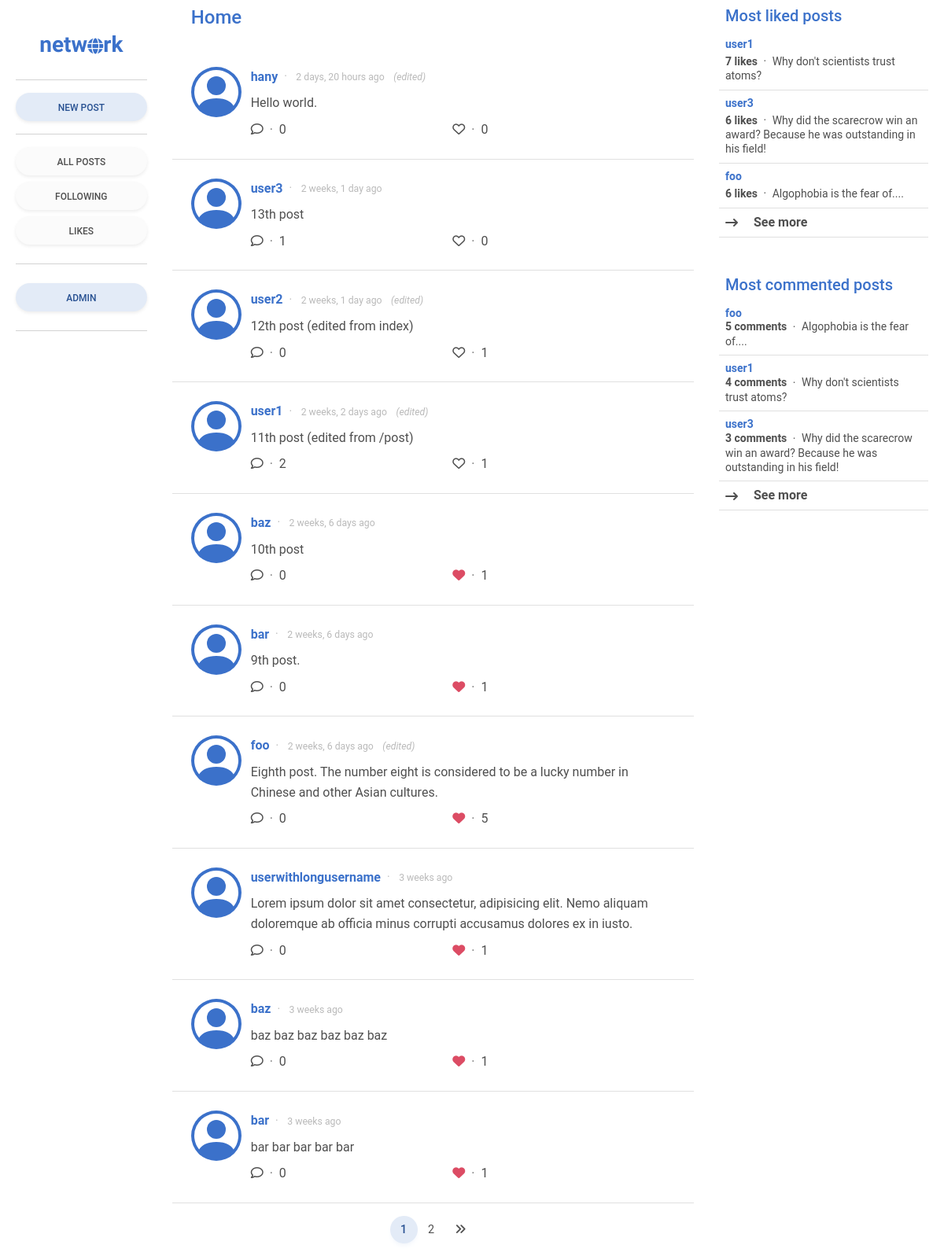
/ (signed in), run on the app's committed database.
### network/models.py (models this page shows, shortened)
class User(AbstractUser):
    pass
    date_joined = models.DateTimeField(auto_now_add=True)
    following = models.ManyToManyField("self", blank=True, related_name="followers", symmetrical=False)
    def most_followed_users():
        users = User.objects.annotate(follower_count=Count('followers'))
        return users.order_by('-follower_count')

class Post(models.Model):
    content = models.CharField(max_length=255)
    poster = models.ForeignKey(User, on_delete=models.CASCADE, related_name="posts")
    likers = models.ManyToManyField(User, blank=True, related_name="likes")
    date_posted = models.DateTimeField(auto_now_add=True)
    edited = models.BooleanField(default=False)
    def most_liked_posts():
        posts = Post.objects.annotate(likes_count=Count('likers'))
        return posts.order_by('-likes_count')
    def most_commented_posts():
        posts = Post.objects.annotate(comment_count=Count('comments'))
        return posts.order_by('-comment_count')
    class Meta:
        ordering = ["-date_posted"]

### network/views.py (the view)
# urls.py: path("", views.index, name="index"),
def index(request):
    most_followed_users = User.most_followed_users()
    most_liked_posts = Post.most_liked_posts()
    most_commented_posts = Post.most_commented_posts()
    posts = Post.objects.all()
    p = Paginator(posts, 10)
    page_number = request.GET.get("page")
    page_posts = p.get_page(page_number)
    return render(request, "network/index.html", {
        "most_followed_users": most_followed_users,
        "most_liked_posts": most_liked_posts,
        "most_commented_posts": most_commented_posts,
        "posts": page_posts,
    })

### network/templates/network/index.html
{% extends "network/layout.html" %}
{% block sidebar_left %}
    {% include "network/sidebar_left.html" %}
{% endblock %}
{% block main %}
    {% url 'index' as index %}
    {% url 'following' as following %}
    {% url 'likes' as likes %}
    {% if request.path == index %}
    {% include "network/posts.html" with posts=posts headline="Home" %}
    {% elif request.path == following %}
    {% include "network/posts.html" with posts=posts headline="Following" %}
    {% elif request.path == likes %}
    {% include "network/posts.html" with posts=posts headline="Likes" %}
    {% elif request.path == login %}
    {% include "network/login.html" %}
    {% elif request.path == register %}
    {% include "network/register.html" %}
    {% endif %}
    {% include "network/pagination.html" with posts=posts %}
{% endblock %}
{% block sidebar_right %}
    {% include "network/sidebar_right.html" %}
{% endblock %}

### network/templates/network/sidebar_left.html (shortened to what this page needs)
    <div class="d-grid gap-2">
        <a href="/" class="h3 mt-3 text-center comfortaa fw-bold">
            netw<i class="fa-solid fa-globe h5"></i>rk
        </a>
    </div>
    <hr>
    {% if user.is_authenticated %}
    <div class="d-grid gap-2">
        <button class="btn btn-secondary btn-rounded shadow-sm" data-mdb-toggle="modal"
            data-mdb-target="#newpost">
            New Post
        </button>
    </div>
    {% endif %}
    <hr>
    <div class="d-grid gap-2">
        {% if user.is_authenticated %}
        <a href="{% url 'index' %}" class="btn btn-light btn-rounded shadow-sm">All Posts</a>
        <a href="{% url 'following' %}" class="btn btn-light btn-rounded shadow-sm">Following</a>
        <a href="{% url 'likes' %}" class="btn btn-light btn-rounded shadow-sm">Likes</a>
        <hr>
        <button class="btn btn-secondary btn-rounded shadow-sm" type="button" id="my_account" data-mdb-toggle="dropdown"
            aria-expanded="false">
            {{ user.username }}
        </button>
        <hr>
        {% endif %}
    </div>

### network/templates/network/posts.html (shortened to what this page needs)
{% load humanize %}
{% if headline %}
<div class="h4 mb-0 pb-4 px-4 pt-2 sticky-top transparan text-primary">
    {{ headline }}
</div>
{% endif %}
{% if not posts %}
<div class="container p-0">
    <h5 class="text-center p-3">
        No posts yet.
    </h5>
</div>
{% else %}
{% for post in posts %}
<div class="container border-bottom post" id="post_id_{{ post.id }}">
    <div class="row p-4">
        <div class="col-auto p-0">
            <a href="{% url 'profile' user=post.poster.username %}">
            </a>
        </div>
        <div class="col align-self-center">
            <a class="row" href="{% url 'post' id=post.id %}">
                <div class="d-flex justify-content-start">
                    <div class="text-primary fw-bold text-decoration-none align-middle">
                        {{ post.poster.username }}
                    </div>
                    <div class="small text-muted opacity-50 align-self-center">
                        <span class="mx-2 align-self-center">&#183;</span>
                        <span class="small align-self-center">{{ post.date_posted|naturaltime }}</span>
                        <span class="ms-2 small align-self-center fst-italic" id="editedStatus_{{ post.id }}">
                            {% if post.edited %}
                            (edited)
                            {% endif %}
                        </span>
                    </div>
                </div>
                <div class="my-2 text-body" id="og_{{post.id}}">{{ post.content }}</div>
            </a>
            <div class="row">
                <div class="row">
                    <div class="col">
                        <div role="button" data-mdb-toggle="modal" data-mdb-target="#comment_list_modal_{{ post.id }}">
                            <i class="fa-regular fa-comment"></i>
                            <span class="mx-1 text-muted">&#183;</span>
                            {% if post.comments.count %}
                            {{ post.comments.count }}
                            {% else %}
                            0
                            {% endif %}
                        </div>
                    </div>
                    <div class="col">
                        <span id="likes_button_{{ post.id }}" role="button" onclick="likePost({{ post.id }})">
                            <i
                            {% if user.is_authenticated %}
                                {% if user in post.likers.all %}
                                class="fa-solid fa-heart text-danger"
                                {% endif %}
                                class="fa-regular fa-heart"
                            {% else %}
                            class="fa-regular fa-heart" role="button" data-mdb-toggle="modal" data-mdb-target="#like_post_{{ post.id }}"
                            {% endif %}>
                            </i>
                        </span>
                        <span class="mx-1 text-muted">&#183;</span>
                        <span role="button" data-mdb-toggle="modal" data-mdb-target="#likers_list_modal_{{ post.id }}" id="likes_number_{{ post.id }}">
                            {% if post.likers.count %}
                            {{ post.likers.count }}
                            {% else %}
                            0
                            {% endif %}
                        </span>
                    </div>
                </div>
            </div>
        </div>
    </div>
</div>
{% endfor %}
{% endif %}

### network/templates/network/sidebar_right.html (shortened to what this page needs)
<div class="mb-5 lh-sm">
    <div class="h5 px-2 text-primary sticky-top transparan">Most liked posts</div>
    <div class="list-group list-group-light list-group-small">
        {% for post in most_liked_posts|slice:":3" %}
        <div class="post p-2 border-bottom small">
            <a href="{% url 'post' id=post.id %}" class="text-body text-decoration-none align-middle">
                <div class="text-primary fw-bold mb-1">{{ post.poster.username }}</div>
                <span class="fw-bold">{{ post.likers.count }} likes</span>
                <span class="mx-1 align-middle">&#183;</span>
                <span>{{post.content}}</span>
            </a>
        </div>
        {% endfor %}
        <div class="fw-bold post p-2 border-bottom" role="button" data-mdb-toggle="modal" data-mdb-target="#most_liked_posts">
            <i class="align-middle me-3 fa-solid fa-arrow-right-long"></i>
            See more
        </div>
    </div>
</div>
<div class="lh-sm">
    <div class="h5 px-2 text-primary">Most commented posts</div>
    <div class="list-group list-group-light list-group-small">
        {% for post in most_commented_posts|slice:":3" %}
        <div class="post p-2 border-bottom small">
            <a href="{% url 'post' id=post.id %}" class="text-body text-decoration-none align-middle">
                <div class="text-primary fw-bold">{{ post.poster.username }}</div>
                <span class="fw-bold">{{ post.comments.count }} comments</span>
                <span class="mx-1 align-middle">&#183;</span>
                {{ post.content }}
            </a>
        </div>
        {% endfor %}
        <div class="fw-bold post p-2 border-bottom" role="button" data-mdb-toggle="modal" data-mdb-target="#most_commented_posts">
            <i class="align-middle me-3 fa-solid fa-arrow-right-long"></i>
            See more
        </div>
    </div>
</div>

### network/static/network/styles.css (style rules this page uses)
.comfortaa { font-family: comfortaa, sans-serif; }
.transparan { background: rgba(255, 255, 255, 0.75); backdrop-filter: blur(2px); }

### data on the page
User: username "ADMIN"
Post: poster.username "hany", date_posted "2 days, 20 hours ago", edited "(edited)", content "Hello world."
Post: poster.username "user3", date_posted "2 weeks, 1 day ago", content "13th post", comments.count "1", shows "0"
Post: poster.username "user2", date_posted "2 weeks, 1 day ago", edited "(edited)", content "12th post (edited from index)", shows "0", likers.count "1"
Post: poster.username "user1", date_posted "2 weeks, 2 days ago", edited "(edited)", content "11th post (edited from /post)", comments.count "2", likers.count "1"
Post: poster.username "baz", date_posted "2 weeks, 6 days ago", content "10th post", likers.count "1"
Post: poster.username "bar", date_posted "2 weeks, 6 days ago", content "9th post.", shows "0", likers.count "1"
Post: poster.username "foo", date_posted "2 weeks, 6 days ago", edited "(edited)", content "Eighth post. The number eight is considered to be a lucky number in Chinese and other Asian cultures.", shows "0", likers.count "5"
Post: poster.username "userwithlongusername", date_posted "3 weeks ago", content "Lorem ipsum dolor sit amet consectetur, adipisicing elit. Nemo aliquam doloremque ab officia minus corrupti accusamus dolores ex in iusto.", shows "0", likers.count "1"
Post: poster.username "baz", date_posted "3 weeks ago", content "baz baz baz baz baz baz", shows "0", likers.count "1"
Post: poster.username "bar", date_posted "3 weeks ago", content "bar bar bar bar bar", shows "0", likers.count "1"
Post: poster.username "user1", likers.count "7", content "Why don't scientists trust atoms?", comments.count "4"
Post: poster.username "user3", likers.count "6", content "Why did the scarecrow win an award? Because he was outstanding in his field!", comments.count "3"
Post: poster.username "foo", likers.count "6", content "Algophobia is the fear of....", comments.count "5"

### other printed values
{{ headline }} "Home"
{{ posts.number }} "1"
{{ posts.number|add:"1" }} "2"
